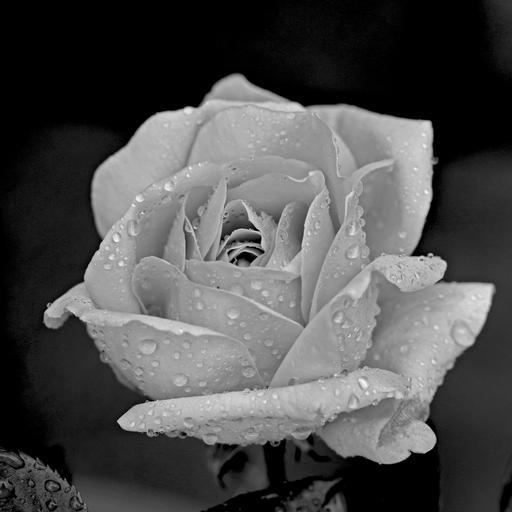
#> input picture rose.jpg, 512 x 512 px
$ jupyter execute '3. Separate Bit Planes.ipynb'
#> lines starting #> are read from the running program, lines starting #| are printed output that depends on the picture
# Separate all bit planes from 8  bit image and display

### Algorithm:
1. Create a mask of binary bits (eg. 0b10000000) (length depending on the number of bit planes)
2. Do a bit-wise AND operation of each pixel value with the mask to expose only that specific bit plane
3. Save the above newly created pixel values into another temporary image
4. Display the new image
5. Right shift the mask bit-wise by 1 bit, in order to extract the next bit plane
6. Repeat from Step 1 until all the bit planes have been successfully plotted

[cell 1]
# Import required libraries
import cv2
import numpy as np
from matplotlib import pyplot as plt
import matplotlib.gridspec as gridspec

[cell 2]
# Read the image in grayscale mode and display the unaltered image
image = cv2.imread('rose.jpg', 0)
#> image is the input picture: shape (512, 512); min 0, max 253, mean 78.6
plt.imshow(image, cmap='gray')

[cell 3]
# Create the mask, declare the plotting parameters and extract the bit planes as per the proposed algorithm
mask = 0b10000000
plt.figure(figsize=(30,30))
gs = gridspec.GridSpec(4, 4)
gs.update(wspace=0.025, hspace=0.1)

# For 8 bit planes, the mask is shifted 8 times and bit-wise AND operation is perfomed on each pixel with the mask
for x in range(8):
    temp = np.zeros(image.shape, dtype=np.uint64)
    for i in range(image.shape[0]):
        for j in range(image.shape[1]):
            temp[i][j] = image[i][j] & mask

    # Plot the figures in a 4x4 grid from MSB layer to LSB layer (Left to Right, Top to Bottom Format)
    fig = plt.subplot(gs[x])
    plt.imshow(temp, cmap='gray')
    plt.title("Layer: {0} | Mask: {1:b}".format(8-x, mask), fontsize=20)
    plt.axis('off')

    # The Mask is right shifted by 1 bit after every iteration to select the next bit-plane
    mask >>= 1
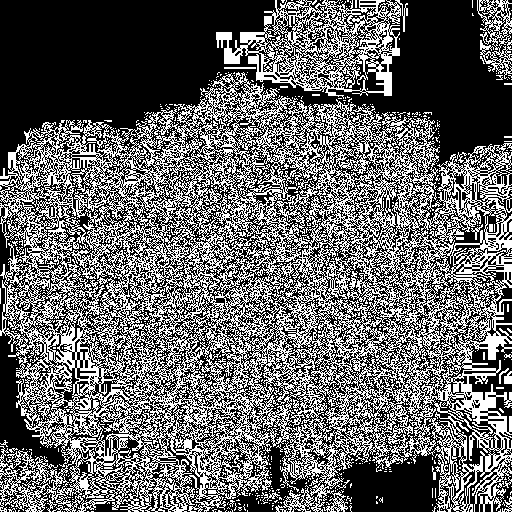
#> temp: shape (512, 512) uint64; values 0 (black) and 1 (white), 40.3% white in thin lines or dots
#> after the loop, mask = 0
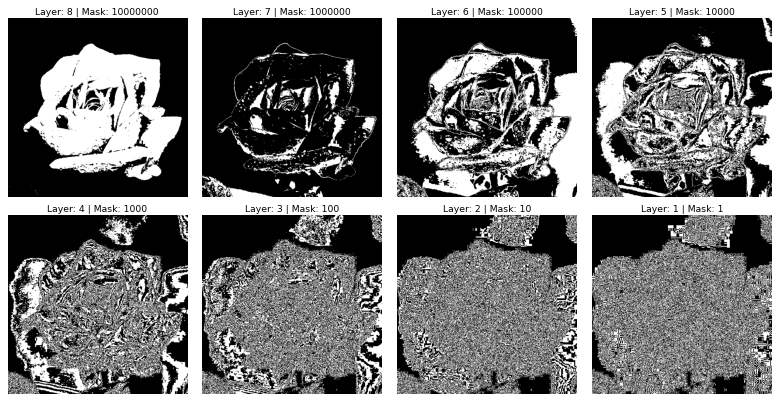
#> figure drawn by matplotlib, 8 panels
